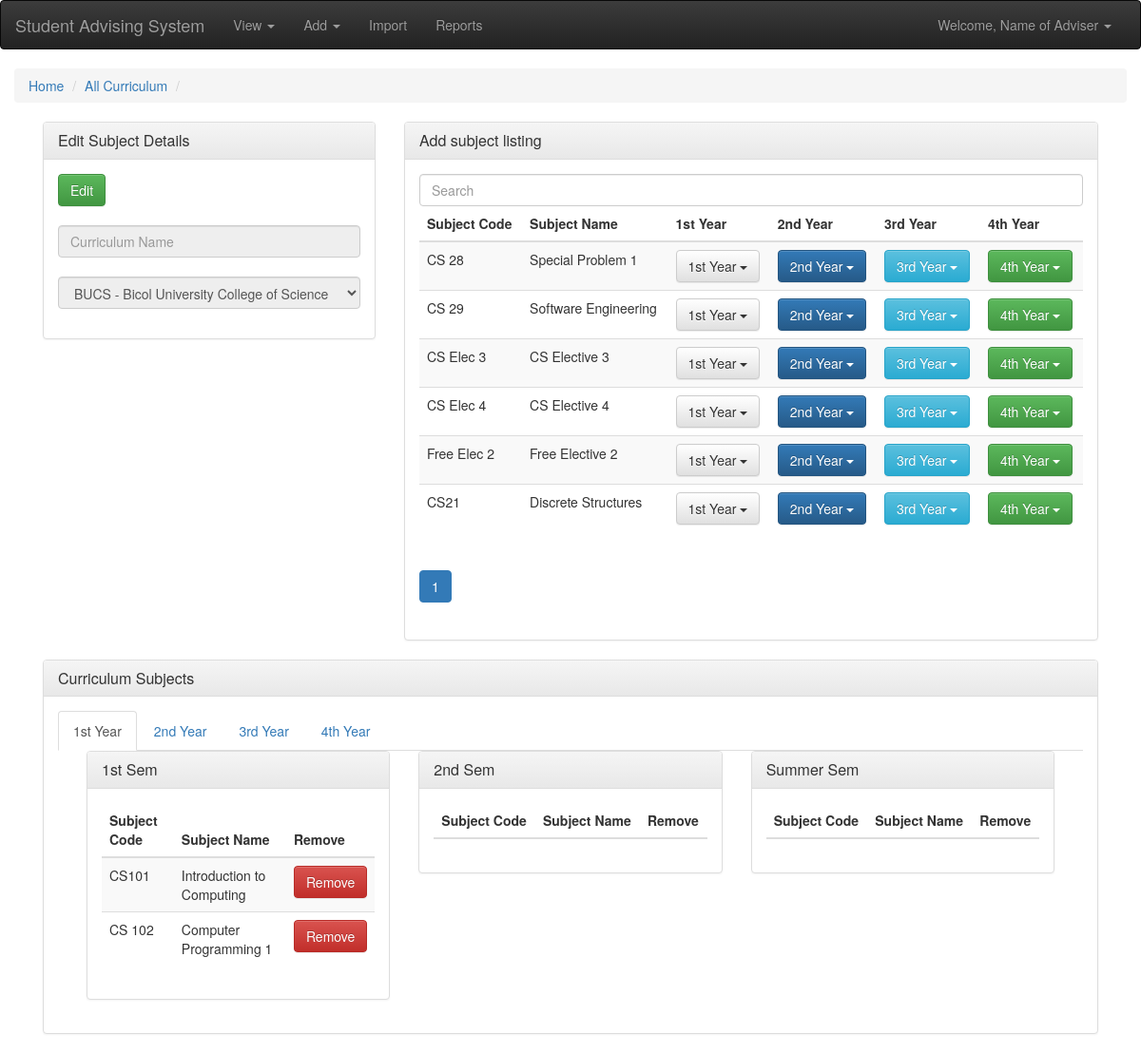
The app's page /edit/curriculum.php, older data.
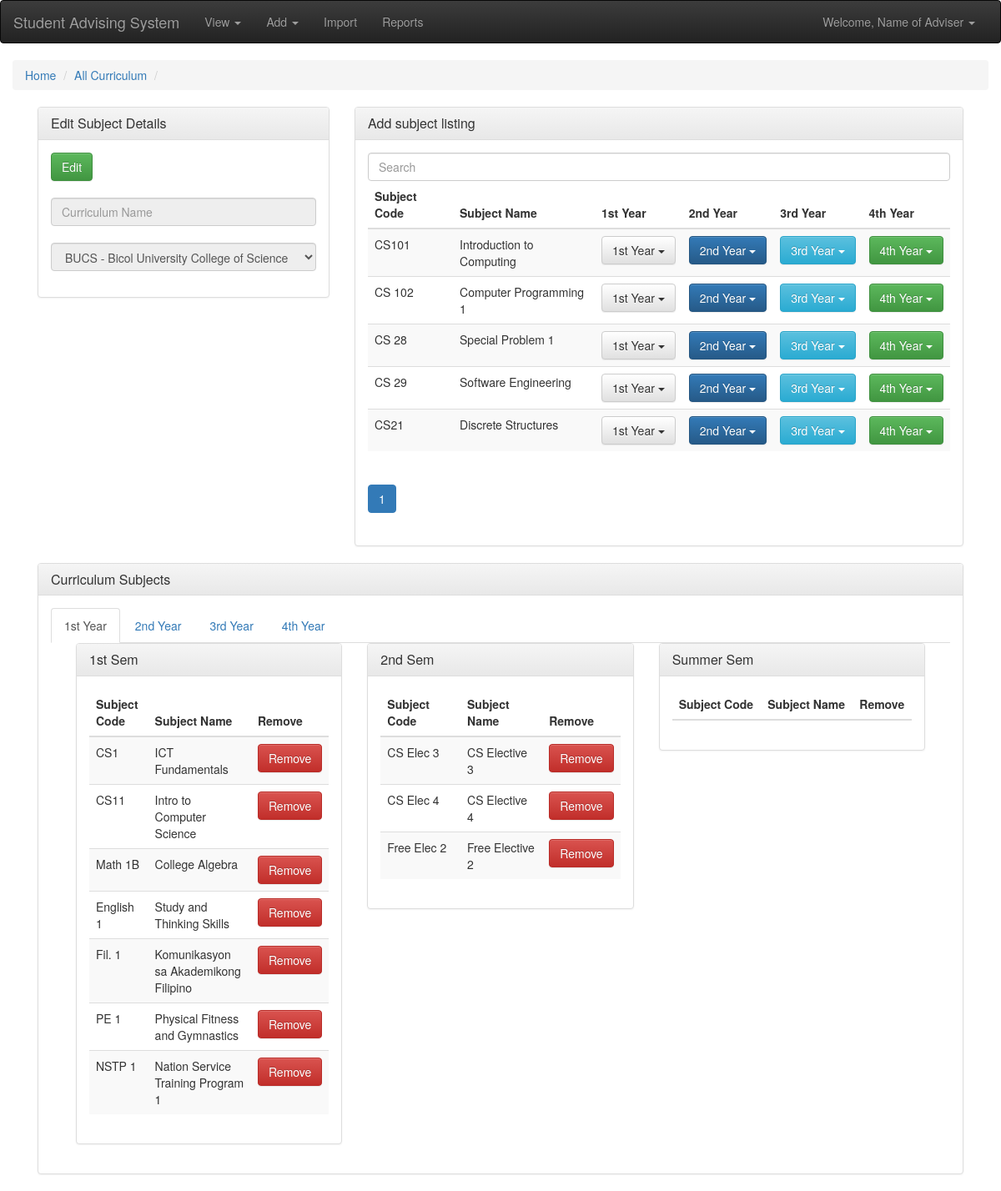
The same page, newer data.
### tables this page shows
CREATE TABLE `subject` (
  `subject_id` int(255) NOT NULL,
  `subject_name` varchar(255) NOT NULL,
  `subject_description` varchar(255) NOT NULL,
  `lecture_unit` int(255) DEFAULT NULL,
  `lab_unit` int(5) DEFAULT NULL,
  `credit_unit` int(5) NOT NULL
);

### edit/curriculum.php (the view, shortened to what the changed rows need)
<?php
	include '../backend/connection.php';
?>
<!DOCTYPE html>
<html>
	<head>
		<link rel="stylesheet" href="../css/bootstrap.min.css">
		<link rel="stylesheet" href="../css/bootstrap-theme.min.css">
	</head>
	<body>
		<div class="container-fluid">
			<div class="container-fluid">
				<div class="col-md-8">
					<div class="panel panel-default">
					  <div class="panel-body">
					    <div class="table-responsive">
							<table class="table table-striped">
								<thead>
									<tr>
										<th>Subject Code</th>
										<th>Subject Name</th>
										<th>1st Year</th>
										<th>2nd Year</th>
										<th>3rd Year</th>
										<th>4th Year</th>
									</tr>
								</thead>
								<tbody id="addsubjectcurr">
									<?php
										$sql = "SELECT * FROM subject";
										$result = $conn->query($sql);
										while($row = $result->fetch_assoc()){
											$sql2 = "SELECT * FROM subject_curriculum WHERE subject_id = '".$row['subject_id']."'";
											$result2 = $conn->query($sql2);
											if($result2->fetch_assoc() > 0)
												{}
											else
											echo '
												<tr>
													<td>'.$row['subject_name'].'</td>
													<td>'.$row['subject_description'].'</td>
													<td>
														<div class="btn-group" role="group">
														    <button type="button" class="btn btn-default dropdown-toggle" data-toggle="dropdown" aria-haspopup="true" aria-expanded="false">
														      1st Year
														    	<span class="caret"></span>
														    </button>
														      <li><a href="#" onclick="addcursub(1,1,'.$row['subject_id'].')">1st Sem</a></li>
														      <li><a href="#" onclick="addcursub(1,2,'.$row['subject_id'].')">2nd Sem</a></li>
														      <li><a href="#" onclick="addcursub(1,3,'.$row['subject_id'].')">Summer</a></li>
														</div>
													</td>
													<td>
														<div class="btn-group" role="group">
														    <button type="button" class="btn btn-primary dropdown-toggle" data-toggle="dropdown" aria-haspopup="true" aria-expanded="false">
														      2nd Year
														    	<span class="caret"></span>
														    </button>
														      <li><a href="#" onclick="addcursub(2,1,'.$row['subject_id'].')">1st Sem</a></li>
														      <li><a href="#" onclick="addcursub(2,2,'.$row['subject_id'].')">2nd Sem</a></li>
														      <li><a href="#" onclick="addcursub(2,3,'.$row['subject_id'].')">Summer</a></li>
														</div>
													</td>
													<td>
														<div class="btn-group" role="group">
														    <button type="button" class="btn btn-info dropdown-toggle" data-toggle="dropdown" aria-haspopup="true" aria-expanded="false">
														     3rd Year
														    	<span class="caret"></span>
														    </button>
														       <li><a href="#" onclick="addcursub(3,1,'.$row['subject_id'].')">1st Sem</a></li>
														      <li><a href="#" onclick="addcursub(3,2,'.$row['subject_id'].')">2nd Sem</a></li>
														      <li><a href="#" onclick="addcursub(3,3,'.$row['subject_id'].')">Summer</a></li>
														</div>
													</td>
													<td>
														<div class="btn-group" role="group">
														    <button type="button" class="btn btn-success dropdown-toggle" data-toggle="dropdown" aria-haspopup="true" aria-expanded="false">
														      4th Year
														    	<span class="caret"></span>
														    </button>
														       <li><a href="#" onclick="addcursub(4,1,'.$row['subject_id'].')">1st Sem</a></li>
														      <li><a href="#" onclick="addcursub(4,2,'.$row['subject_id'].')">2nd Sem</a></li>
														      <li><a href="#" onclick="addcursub(4,3,'.$row['subject_id'].')">Summer</a></li>
														</div>
													</td>
												</tr>
											';
										}
									?>
								</tbody>
							</table>
						</div>
					  </div>
					</div>
				</div>
				<div class="col-md-12">
					<div class="panel panel-default">
					  	<div class="panel-body">
							<div class="tab-content">
								<div role="tabpanel" class="tab-pane active" id="1styrsubs">
									<div class="container-fluid">
										<div class="col-md-4">
											<div class="panel panel-default">
											  	<div class="panel-body">
											  		<div class="table-responsive">
											  			<table class="table table-striped">
											  				<thead>
											  					<tr>
											  						<th>Subject Code</th>
											  						<th>Subject Name</th>
											  						<th>Remove</th>
												  				</tr>
											  				</thead>
											  				<tbody id="tbodysublist11">
											  					<?php
											  						$sql = "SELECT * FROM subject,subject_curriculum WHERE subject.subject_id = subject_curriculum.subject_id AND subject_yrlvl = '1' AND subject_semester = '1'";
											  						$result = $conn->query($sql);
											  						while($row = $result->fetch_assoc()){
											  							echo '
											  								<tr>
											  									<td>'.$row['subject_name'].'</td>
											  									<td>'.$row['subject_description'].'</td>
											  									<td><button class="btn btn-danger" onclick="removecursub('.$row['subject_id'].',1,1)">Remove</button></td>
											  								</tr>
											  								';
											  						}
											  					?>
											  				</tbody>
											  			</table>
											  		</div>
											  	</div>
											</div>
										</div>
										<div class="col-md-4">
											<div class="panel panel-default">
											  	<div class="panel-body">
											  		<div class="table-responsive">
											  			<table class="table table-striped">
											  				<thead>
											  					<tr>
											  						<th>Subject Code</th>
											  						<th>Subject Name</th>
											  						<th>Remove</th>
												  				</tr>
											  				</thead>
											  				<tbody id="tbodysublist12">
											  					<?php
											  						$sql = "SELECT * FROM subject,subject_curriculum WHERE subject.subject_id = subject_curriculum.subject_id AND subject_yrlvl = '1' AND subject_semester = '2'";
											  						$result = $conn->query($sql);
											  						while($row = $result->fetch_assoc()){
											  							echo '
											  								<tr>
											  									<td>'.$row['subject_name'].'</td>
											  									<td>'.$row['subject_description'].'</td>
											  									<td><button class="btn btn-danger" onclick="removecursub('.$row['subject_id'].',1,2)">Remove</button></td>
											  								</tr>
											  								';
											  						}
											  					?>
											  				</tbody>
											  			</table>
											  		</div>
											  	</div>
											</div>
										</div>
										<div class="col-md-4">
											<div class="panel panel-default">
											  	<div class="panel-body">
											  		<div class="table-responsive">
											  			<table class="table table-striped">
											  				<thead>
											  					<tr>
											  						<th>Subject Code</th>
											  						<th>Subject Name</th>
											  						<th>Remove</th>
												  				</tr>
											  				</thead>
											  			</table>
											  		</div>
											  	</div>
											</div>
										</div>
									</div>
								</div>
							</div>
					  	</div>
					</div>
				</div>
			</div>
	</body>
</html>

Row changes from the older to the newer data that the page shows:
shown differently, row unchanged: subject "CS101": moves from the list under "1st Sem" to the list under "Add subject listing"
shown differently, row unchanged: subject "CS 102": moves from the list under "1st Sem" to the list under "Add subject listing"
added subject: subject_name "CS1", subject_description "ICT Fundamentals", shown under "1st Sem"
added subject: subject_name "CS11", subject_description "Intro to Computer Science", shown under "1st Sem"
added subject: subject_name "Math 1B", subject_description "College Algebra", shown under "1st Sem"
added subject: subject_name "English 1", subject_description "Study and Thinking Skills", shown under "1st Sem"
added subject: subject_name "Fil. 1", subject_description "Komunikasyon sa Akademikong Filipino", shown under "1st Sem"
added subject: subject_name "PE 1", subject_description "Physical Fitness and Gymnastics", shown under "1st Sem"
added subject: subject_name "NSTP 1", subject_description "Nation Service Training Program 1", shown under "1st Sem"
shown differently, row unchanged: subject "CS Elec 3": moves from the list under "Add subject listing" to the list under "2nd Sem"
shown differently, row unchanged: subject "CS Elec 4": moves from the list under "Add subject listing" to the list under "2nd Sem"
shown differently, row unchanged: subject "Free Elec 2": moves from the list under "Add subject listing" to the list under "2nd Sem"
